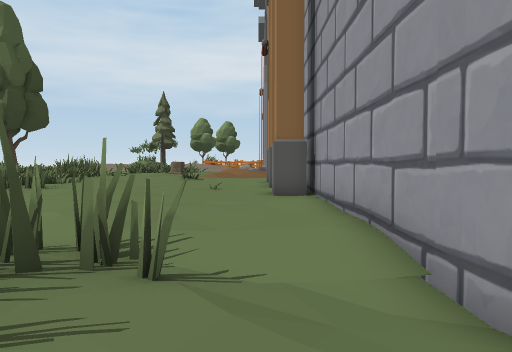
View 1 (above)

23 first-person views from a walk through a 3-D level made in the Unity game engine. The camera is 1.3 m above the floor, tilts 2° down and sees 70° across. The floor is counted in squares, 1.8 m on a side. Each view is taken from the middle of a square. On the plan, view 1 faces up. The plan holds only what a view shows up to about 11 squares ahead; the rest is blank. The place goes on beyond the plan. The player is left out. Door leaves are left out, so doorways stand open. Some surface patterns are stand-ins.

View 2
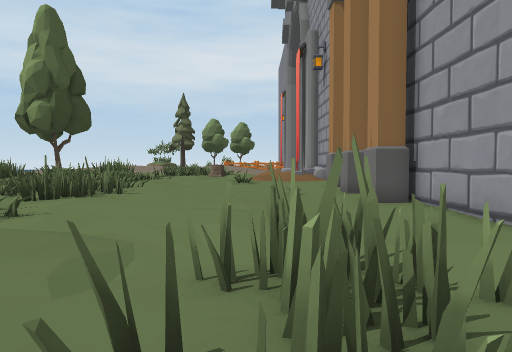

View 3
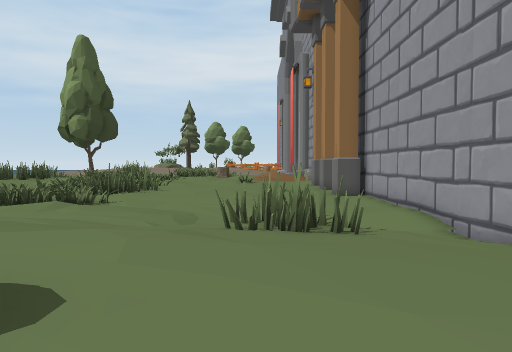

View 4
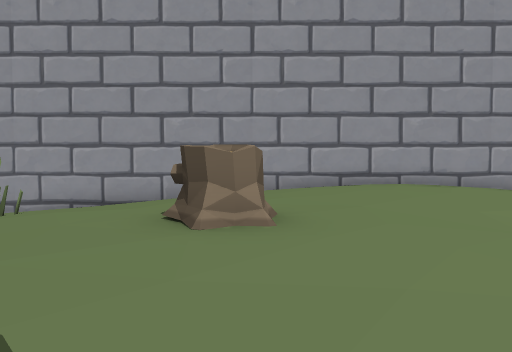

View 5
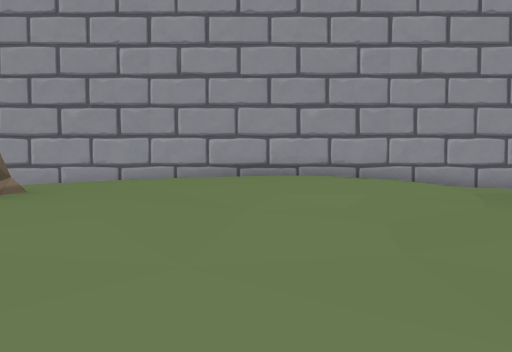

View 6
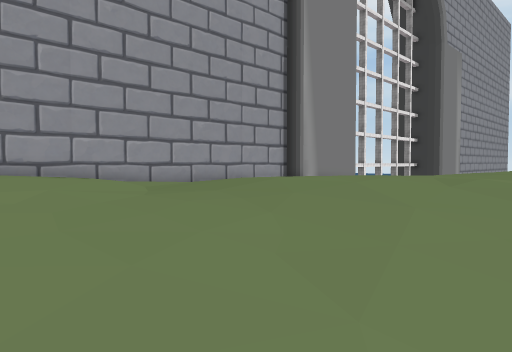

View 7
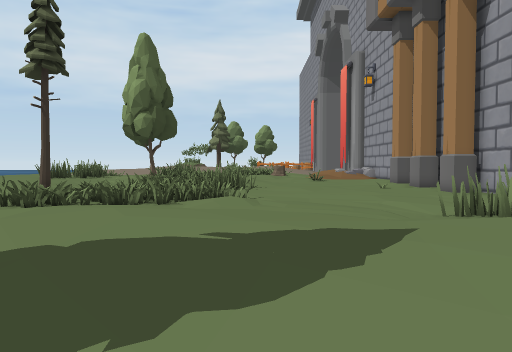

View 8
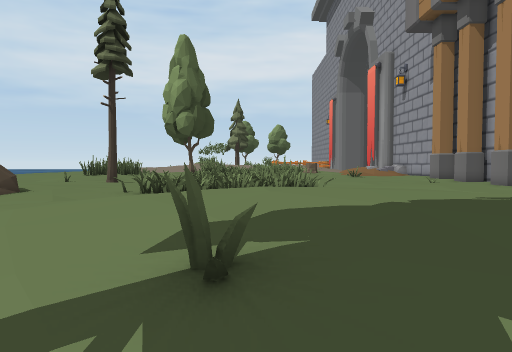

View 9
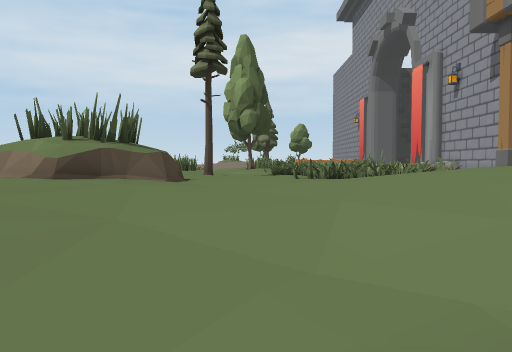

View 10
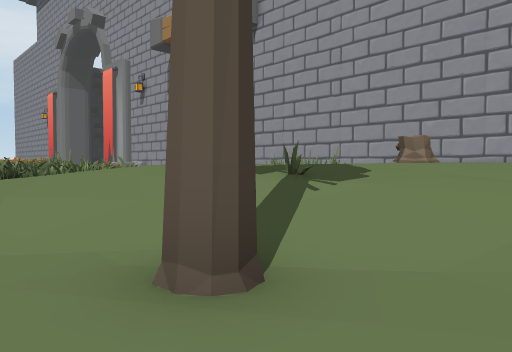

View 11
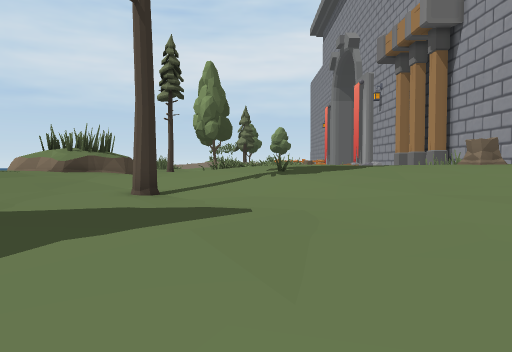

View 12
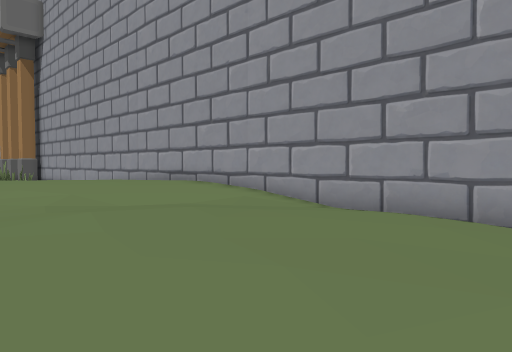

View 13
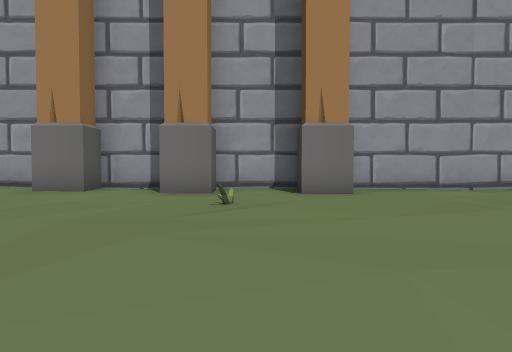

View 14
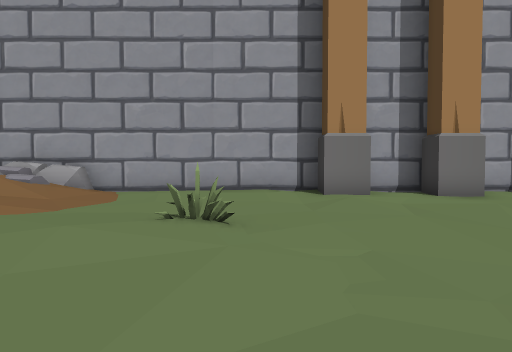

View 15
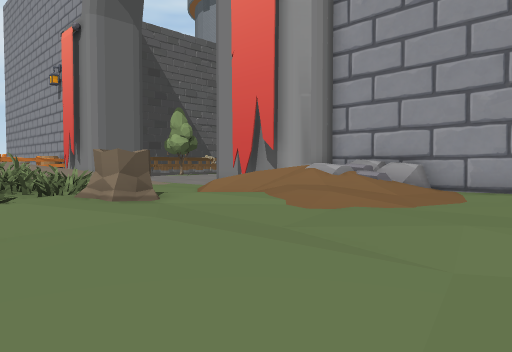

View 16
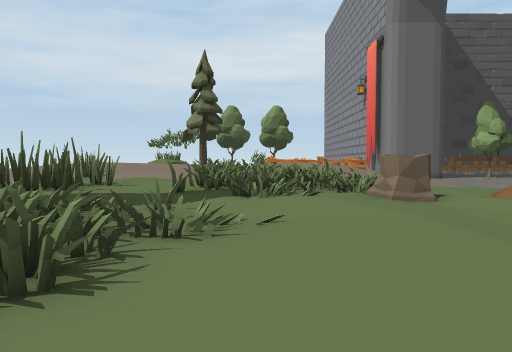

View 17
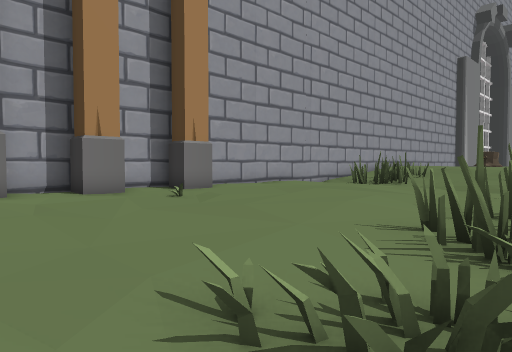

View 18
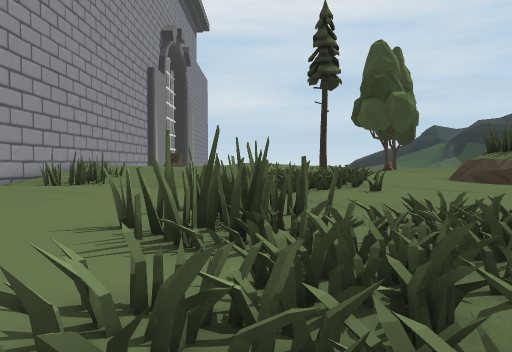

View 19
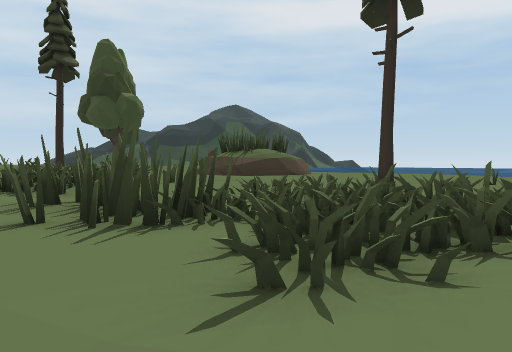

View 20
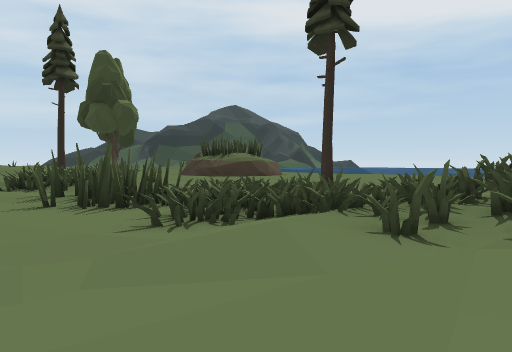

View 21
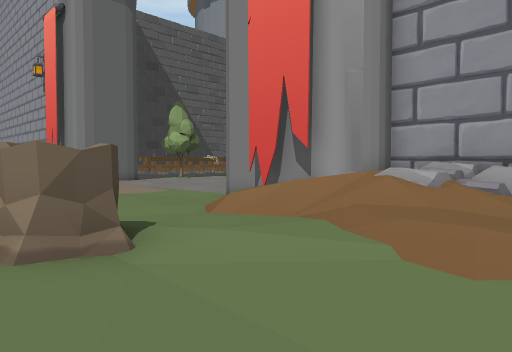

View 22
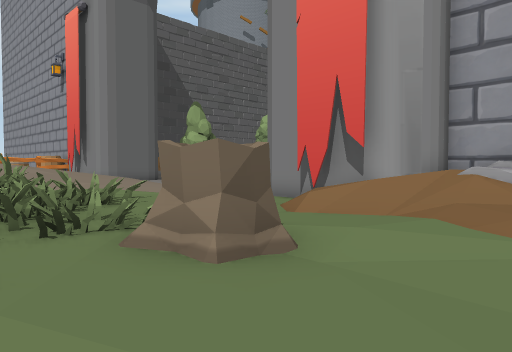

View 23
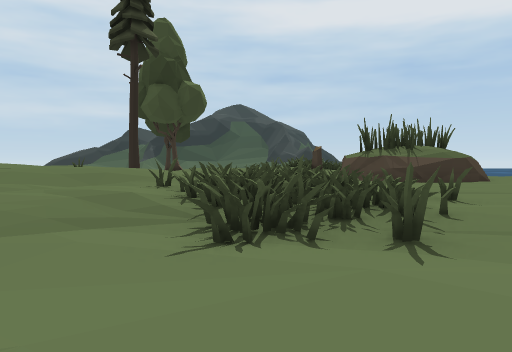

### Floor plan
Key: @ floor where view 1 was taken; # wall or solid block; . main floor; : floor 0.25 m higher than the main floor; - floor 0.25 m lower than the main floor; + floor 0.5 m higher than the main floor; _ floor 0.5 m lower than the main floor; * floor 0.75 m higher than the main floor; % floor 1 m higher than the main floor; / step, stairs or slope; = window, fence, low wall or low ledge; ^ raised ledge; O other object.
Columns run from 20 left of view 1 to 2 right of it. Each row starts with its distance up from view 1.
 32             #====.//_#
 31     OO...##=====../  #
 30     OOO..#===O::../  #
 29       ...#=====..//  #
 28        ...==/:O:./// ##
 27         .../::O::///  #
 26         /==.::...////O#
 25         ===..:...////OO
 24         ===..:...//...#
 23         ##=..../..---.#
 22         #=.....:/.--..#
 21       ##==......O---..#
 20      ###=##.....----..#
 19      ##===///---.----.#
 18      ==#=====.------.##
 17      -=#-===..------.##
 16      ======--.------..#
 15      # ==#OO---------##
 14        ==OOOO-...-O--##
 13       -== OO-.....----#
 12      ..--OOO.......--##
 11     .....---.......--##
 10     ...../---......---#
  9  ......#===---....----#
  8  ......======--....---#
  7    ..  =#^=#---....---#
  6       ===#=////--.----#
  5  #.:::=====+////-----.#
  4  #.::====##+:::/-OO--/#
  3 ##.::::=/:::::://OOO/_#
  2 #:::::  /////////OO///#
  1 ::::::  /////////OOO//#
  0 +::::+//%%%%%///////@/#
 -1 +::::///%%%%%%%%%//// #
 -2 +::::+//%%%%%%%%%%//  #
 -3  ::::///*%%%%%%O%%%/  #
 -4  ::./////O**%%%O%%%%  #
 -5  //.-//////**%%%%%%%% #
 -6   /--O////////*%%%%%%%#
 -7   .----/////////*%%%%%#
 -8    -----.//::+++/*%%%%#
 -9     -----..:::+++**%%%#
-10     -----...::++++/**%#
-11      --..-..::++++++/*#
-12       --.../:+++**+++/#
-13       ---..//////**+++#
-14        --. ////%%%*//:#
-15         -  ///*%%%**/+#
-16             /*%%%%**/+#
-17             /%%%%***/:#
-18             *%%%%**+//#
-19             %%%%**

Where each view was taken, in squares from view 1:
view 1: 0 up, 0 right, facing up
view 2: 0 up, 3 left, facing up
view 3: 5 down, 3 left, facing up
view 4: 4 down, 9 left, facing right
view 5: 7 down, 9 left, facing right
view 6: 7 down, 10 left, facing down-right
view 7: 5 down, 8 left, facing up
view 8: 6 down, 11 left, facing up
view 9: 7 down, 16 left, facing up
view 10: 8 down, 16 left, facing up-right
view 11: 15 down, 12 left, facing up
view 12: 19 down, 6 left, facing up-right
view 13: 13 up, 8 left, facing right
view 14: 20 up, 9 left, facing right
view 15: 21 up, 9 left, facing up-right
view 16: 20 up, 9 left, facing up
view 17: 19 up, 10 left, facing down-right
view 18: 19 up, 10 left, facing down
view 19: 19 up, 7 left, facing down-left
view 20: 22 up, 6 left, facing down-left
view 21: 24 up, 7 left, facing up-right
view 22: 25 up, 8 left, facing up-right
view 23: 11 up, 6 left, facing down-left
